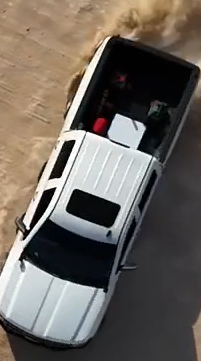
#> input picture tests/test_truck.png, 201 x 361 px
$ python Akaze.py --input1 ../tests/test_truck.png --input2 ../tests/test_truck.png
#> lines starting #> are read from the running program, lines starting #| are printed output that depends on the picture
from __future__ import print_function
import cv2 as cv
import numpy as np
import argparse
from math import sqrt

parser = argparse.ArgumentParser(description='Code for AKAZE local features matching tutorial.')
parser.add_argument('--input1', help='Path to input image 1.', default='graf1.png')
parser.add_argument('--input2', help='Path to input image 2.', default='graf3.png')
parser.add_argument('--homography', help='Path to the homography matrix.', default='H1to3p.xml')
args = parser.parse_args()

img1 = cv.imread(cv.samples.findFile(args.input1), cv.IMREAD_GRAYSCALE)
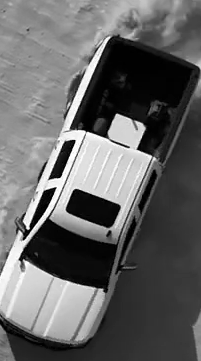
#> img1: shape (361, 201); min 0, max 255, mean 100.7
img2 = cv.imread(cv.samples.findFile(args.input2), cv.IMREAD_GRAYSCALE)
if img1 is None or img2 is None:
    print('Could not open or find the images!')
    exit(0)

fs = cv.FileStorage(cv.samples.findFile(args.homography), cv.FILE_STORAGE_READ)
homography = fs.getFirstTopLevelNode().mat()

akaze = cv.AKAZE_create()
kpts1, desc1 = akaze.detectAndCompute(img1, None)
#> kpts1 = 167 keypoints; strongest (x, y, size): (68, 145, 8.1), (69, 144, 5.7), (56, 174, 5.7), (48, 193, 5.7)
kpts2, desc2 = akaze.detectAndCompute(img2, None)
#> kpts2 has the same summary as kpts1

matcher = cv.DescriptorMatcher_create(cv.DescriptorMatcher_BRUTEFORCE_HAMMING)
nn_matches = matcher.knnMatch(desc1, desc2, 2)
#> nn_matches = 167 matches

matched1 = []
matched2 = []
nn_match_ratio = 0.8 # Nearest neighbor matching ratio
for m, n in nn_matches:
    if m.distance < nn_match_ratio * n.distance:
        matched1.append(kpts1[m.queryIdx])
        matched2.append(kpts2[m.trainIdx])
#> after the loop, matched1 has the same summary as kpts1; matched2 has the same summary as kpts1

inliers1 = []
inliers2 = []
good_matches = []
inlier_threshold = 2.5 # Distance threshold to identify inliers with homography check
for i, m in enumerate(matched1):
    col = np.ones((3,1), dtype=np.float64)
    col[0:2,0] = m.pt

#> (the run stopped early here; a loop or call above may not have finished)
